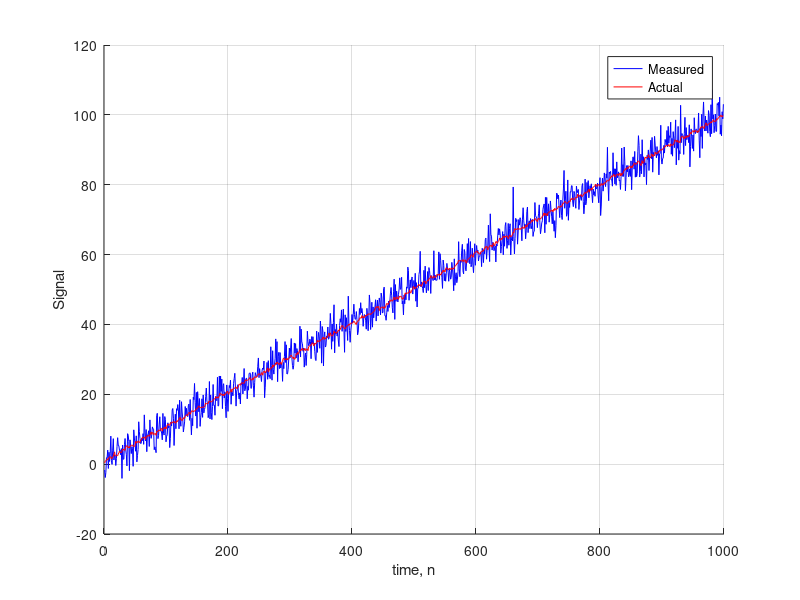
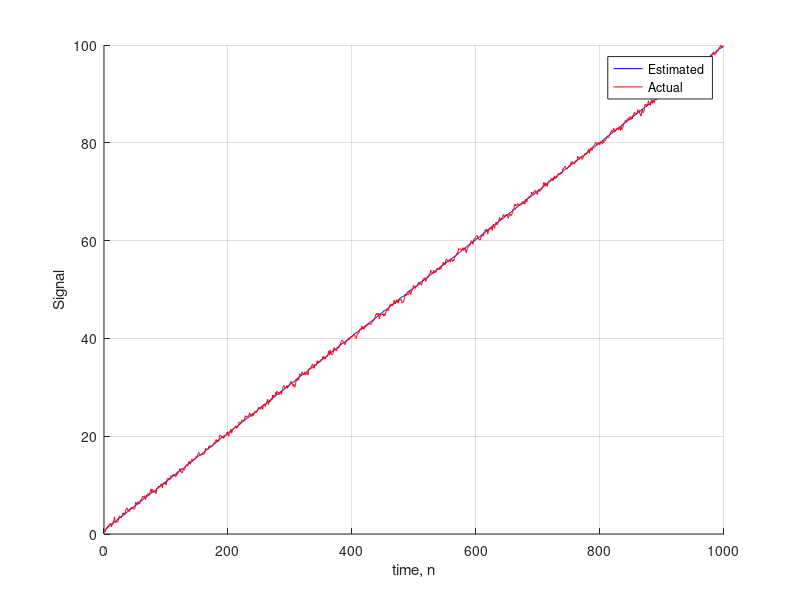

Reproduce these figures in MATLAB, in order.
clc;clear;close all
%% Kalman_1D
%   S 真实信号值 S[n] = A*S[n-1] + B*u[n-1] + w[n-1];
%   X 先验估计  X[n] = A*Y[n-1] + B*u[n-1];
%   Z 测试值   Z[n] = H*S[n] + v[n];
%   Y 后验估计  Y[n] = X[n] - K[n](Z[n] - X[n]);
%   P1 先验误差协方差   P1 = A*P0*A' +  R;
%   K 卡尔曼增益     K = (P1*H')/(H*P1*H' + Q)
%   P0 后验误差协方差   P0 = (I - K*H)P1;
%   过程噪声 R
%   测量噪声 Q
%% 一维卡尔曼赋值
%   A = 0.5；
%   B = 2;
%   H = 3;

%% Init
N = 1000;
A = 0.5;
B = 0.5;
H = 1;
S = zeros(1,N);
Z = zeros(1,N);
u = linspace(1,100,N);
R = 0.1;            % 过程噪声
Q = 10;             % 测量噪声
w = sqrt(R).*randn(N,1);
v = sqrt(Q).*randn(N,1);

X = zeros(1,N);
Y = zeros(1,N);
%% 信号与测量值
for i = 2:N
   S(i) = A * S(i-1) + B * u(i-1) + w(i-1); 
   Z(i) = H * S(i) + v(i); 
end
%% 最优估计
Y(1) = S(1);
P0 = eye(1);
for i = 2:N
    Xn = A * Y(i-1) + B * u(i-1);
    P1 = A * P0 * A' + R;
    K = (P1 * H') * inv(H * P1 * H' + Q);
    Y(i) = Xn + K*(Z(i) - H*Xn);
    P0 = (eye(1) - K*H)*P1;
end

%% plot
figure(1)
hold on
plot(Z(2:N),'b')
plot(S(2:N),'r')
legend('Measured ','Actual');
xlabel('time, n')
ylabel('Signal')
grid on
figure(2)
hold on
plot(Y(2:N),'b')
plot(S(2:N),'r')
legend('Estimated ','Actual');
xlabel('time, n')
ylabel('Signal')
grid on